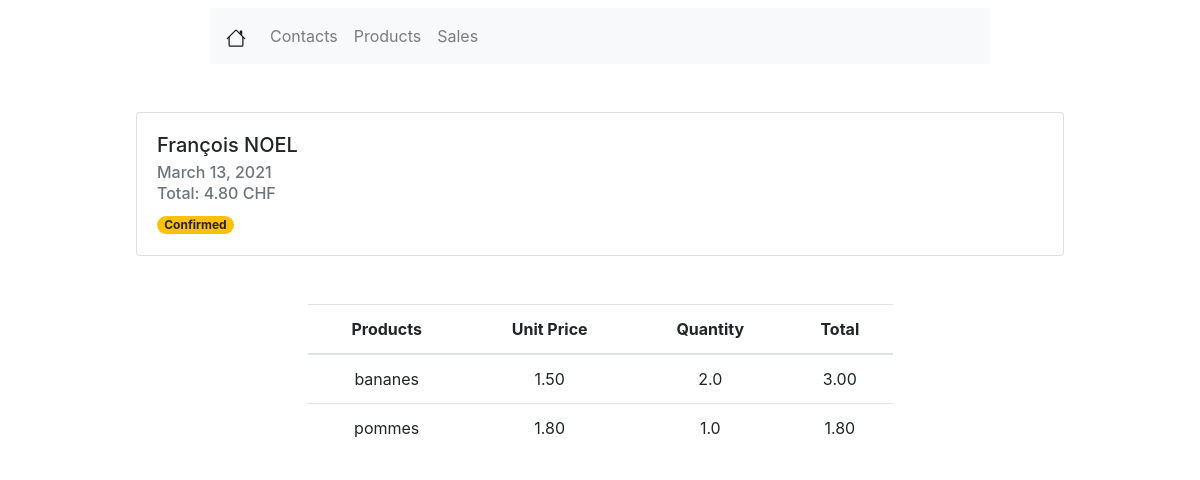
Page /sales/4/ on the committed database.
### sale/models.py (models this page shows, shortened)
class SaleOrder(models.Model):
    ORDER_STATE = (
        ('DR', 'Draft'),
        ('PG', 'Pending'),
        ('CF', 'Confirmed'),
        ('CC', 'Canceled')
    )
    create_at = models.DateTimeField(auto_now_add=True)
    updated_at = models.DateTimeField(auto_now=True)
    name = models.CharField(max_length=100)
    partner_id = models.ForeignKey(Contact, on_delete=models.CASCADE, null=False, verbose_name='Customer')
    validity_date = models.DateField(verbose_name="Validity date", blank=True, null=True)
    order_state = models.CharField(verbose_name="Etat de la commande", max_length=10, choices=ORDER_STATE, default='DR')
    @property
    def state_color(self):
        if self.order_state == 'DR':
            return "badge-info"
        elif self.order_state == 'PG':
            return "badge-secondary"
        elif self.order_state == 'CF':
            return "badge-warning"
        elif self.order_state == 'CC':
            return "badge-danger"
    @property
    def total(self):
        res = False
        for sol in self.saleorderline_set.all():
            res += sol.sol_total
        return round(res, 2)

class SaleOrderLine(models.Model):
    create_at = models.DateTimeField(auto_now_add=True, blank=True, null=True)
    updated_at = models.DateTimeField(auto_now=True, blank=True, null=True)
    product_id = models.ForeignKey(Product, on_delete=models.CASCADE, null=False, verbose_name="Products")
    quantity = models.FloatField(default=1, verbose_name="Quantity")
    sol_total = models.FloatField(verbose_name="Total", max_length=100)
    sale_order_id = models.ForeignKey(SaleOrder, on_delete=models.CASCADE)

### contacts/models.py (models this page shows, shortened)
class Contact(models.Model):
    COUNTRY_CHOICES = (
        ('US', 'United States'),
        ('FR', 'France'),
        ('CH', 'Suisse'),
        ('RU', 'Russia'),
        ('IT', 'Italy'),
    )
    TITLE_CHOICES = (
        ('M.', 'Monsieur'),
        ('Mme', 'Madame'),
        ('Melle', 'Mademoiselle'),
        ('NA', 'Sans avis'),
    )
    LANG_CHOICES = (
        ('EN', 'Anglais'),
        ('FR', 'Francais'),
        ('CH', 'Suisse'),
        ('RU', 'Russe'),
        ('IT', 'Italien'),
    )
    is_active = models.BooleanField(verbose_name="active", default=True)
    title = models.CharField(verbose_name="titre", max_length=50, null=False, choices=TITLE_CHOICES, default='Mme')
    lang = models.CharField(verbose_name="Langue", max_length=80, null=False, choices=LANG_CHOICES, default='US')
    name = models.CharField(verbose_name='Prénom', max_length=200, null=True)
    lastname = models.CharField(verbose_name='Nom de famille', max_length=200, null=True)
    age = models.IntegerField(verbose_name='Age', null=True)
    street = models.CharField(verbose_name="Adresse", max_length=100, null=True)
    region_zip = models.IntegerField(verbose_name="Code postale", null=True)
    city = models.CharField(verbose_name="Ville", max_length=200, null=True)
    country = models.CharField(verbose_name="Pays", max_length=100, null=False, choices=COUNTRY_CHOICES, default='CH')
    phone = PhoneNumberField(null=True)
    mobile = PhoneNumberField(null=True)
    email = models.EmailField(verbose_name="E-mail", max_length=254, null=True)
    state = models.CharField(verbose_name="Etat", max_length=20, null=True)

### products/models.py (models this page shows, shortened)
class Product(models.Model):
    create_at = models.DateTimeField(auto_now_add=True)
    updated_at = models.DateTimeField(auto_now=True)
    name = models.CharField(verbose_name="Nom du produit", max_length=50)
    price = models.FloatField(verbose_name="Prix du produit")
    description = models.TextField(verbose_name="Description du produit", null=True)
    picture = models.ImageField(verbose_name="Illustrations", upload_to='images')

### sale/views.py (the view)
# urls.py: path('<int:pk>/', views.SaleOrderDetailView.as_view(), name='sale_detail'),
class SaleOrderDetailView(generic.DetailView):
    template_name = 'sale/sale_formview.html'
    model = SaleOrder

### sale/templatetags/verbose_names.py (called while the page is built)
@register.simple_tag
def get_verbose_field_name(instance, field_name):
    return instance._meta.get_field(field_name).verbose_name.title()

### sale/templates/sale/sale_formview.html (shortened to what this page needs)
{% extends 'viewlist/viewlist.html' %}
{% load verbose_names %}
{% block viewlist %}
    <div class="row mx-auto mt-5 justify-content-center">
        <div class="card" style="width: 58rem;">
            <div class="card-body">
                <div class="row">
                    <div class="col-md-10">
                        <h5 class="card-title">{{ saleorder.partner_id.name }} {{ saleorder.partner_id.lastname }} </h5>
                    </div>
                </div>
                <h6 class="card-subtitle mb-2 text-muted " data-toggle="tooltip" data-placement="left"
                    title="{% get_verbose_field_name saleorder "validity_date" %}">{{ saleorder.validity_date }}</h6>
                <h6 class="card-subtitle mb-2 text-muted">Total: {{ saleorder.total|floatformat:2 }} CHF</h6>
                <span class="badge {{ saleorder.state_color }} badge-pill">{{ saleorder.get_order_state_display }}</span>
            </div>
        </div>
    </div>
    <div class="row mx-auto mt-5 justify-content-center">
        <table class="table table-hover w-50" style="text-align: center">
            <thead>
            <tr>
                <th scope="col">Products</th>
                <th scope="col">Unit Price</th>
                <th scope="col">Quantity</th>
                <th scope="col">Total</th>
            </tr>
            </thead>
            <tbody>
            {% for sol in saleorder.saleorderline_set.all %}
                <tr>
                    <td>{{ sol.product_id.name }}</td>
                    <td>{{ sol.product_id.price|floatformat:2 }}</td>
                    <td>{{ sol.quantity }}</td>
                    <td>{{ sol.sol_total|floatformat:2 }}</td>
                </tr>
            {% endfor %}
            </tbody>
        </table>
    </div>
{% endblock %}

### rows in the picture
SaleOrder: partner_id.name "François", partner_id.lastname "NOEL", validity_date "March 13, 2021", total "4.80", order_state "Confirmed"
SaleOrderLine: product_id.name "bananes", product_id.price "1.50", quantity "2.0", sol_total "3.00"
SaleOrderLine: product_id.name "pommes", product_id.price "1.80", quantity "1.0", sol_total "1.80"
